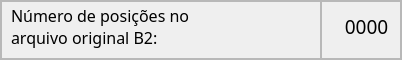
                         <widget class="QFrame" name="frame_99">
                          <property name="maximumSize">
                           <size>
                            <width>16777215</width>
                            <height>60</height>
                           </size>
                          </property>
                          <property name="frameShape">
                           <enum>QFrame::StyledPanel</enum>
                          </property>
                          <property name="frameShadow">
                           <enum>QFrame::Raised</enum>
                          </property>
                          <layout class="QHBoxLayout" name="horizontalLayout_21">
                           <property name="spacing">
                            <number>0</number>
                           </property>
                           <property name="leftMargin">
                            <number>0</number>
                           </property>
                           <property name="topMargin">
                            <number>0</number>
                           </property>
                           <property name="rightMargin">
                            <number>0</number>
                           </property>
                           <property name="bottomMargin">
                            <number>0</number>
                           </property>
                           <item>
                            <widget class="QFrame" name="frame_100">
                             <property name="sizePolicy">
                              <sizepolicy hsizetype="Preferred" vsizetype="Preferred">
                               <horstretch>0</horstretch>
                               <verstretch>0</verstretch>
                              </sizepolicy>
                             </property>
                             <property name="minimumSize">
                              <size>
                               <width>320</width>
                               <height>0</height>
                              </size>
                             </property>
                             <property name="frameShape">
                              <enum>QFrame::StyledPanel</enum>
                             </property>
                             <property name="frameShadow">
                              <enum>QFrame::Raised</enum>
                             </property>
                             <widget class="QLabel" name="label_37">
                              <property name="geometry">
                               <rect>
                                <x>10</x>
                                <y>0</y>
                                <width>311</width>
                                <height>51</height>
                               </rect>
                              </property>
                              <property name="sizePolicy">
                               <sizepolicy hsizetype="Preferred" vsizetype="Preferred">
                                <horstretch>0</horstretch>
                                <verstretch>0</verstretch>
                               </sizepolicy>
                              </property>
                              <property name="font">
                               <font>
                                <family>Equinox Bold</family>
                                <pointsize>12</pointsize>
                               </font>
                              </property>
                              <property name="text">
                               <string>Número de posições no
arquivo original B2:</string>
                              </property>
                             </widget>
                            </widget>
                           </item>
                           <item>
                            <widget class="QFrame" name="frame_101">
                             <property name="minimumSize">
                              <size>
                               <width>80</width>
                               <height>0</height>
                              </size>
                             </property>
                             <property name="frameShape">
                              <enum>QFrame::StyledPanel</enum>
                             </property>
                             <property name="frameShadow">
                              <enum>QFrame::Raised</enum>
                             </property>
                             <widget class="QLabel" name="lbl_num_pos_orig_b2">
                              <property name="geometry">
                               <rect>
                                <x>0</x>
                                <y>0</y>
                                <width>91</width>
                                <height>51</height>
                               </rect>
                              </property>
                              <property name="font">
                               <font>
                                <family>Equinox Bold</family>
                                <pointsize>14</pointsize>
                               </font>
                              </property>
                              <property name="text">
                               <string>0000</string>
                              </property>
                              <property name="alignment">
                               <set>Qt::AlignCenter</set>
                              </property>
                             </widget>
                            </widget>
                           </item>
                          </layout>
                         </widget>
